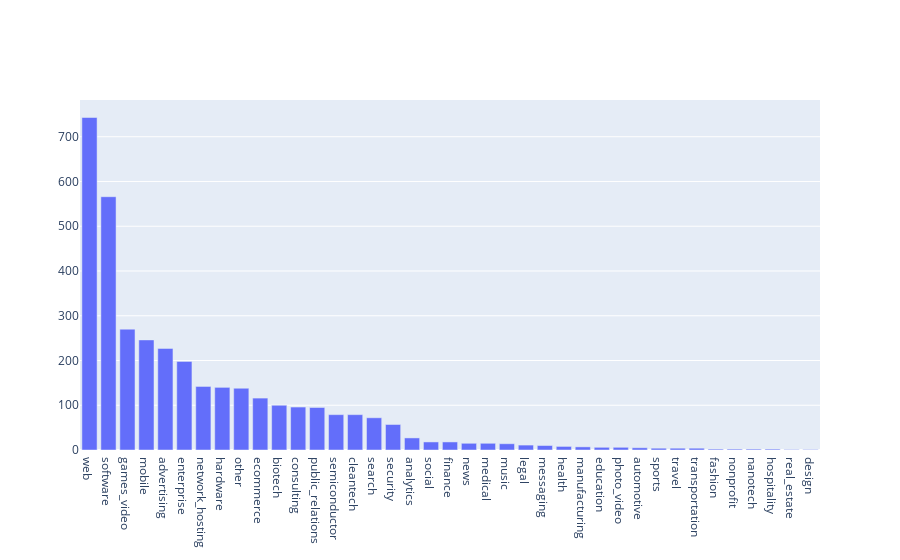

Here is the notebook cell this chart was saved with:
### Code cell
import plotly.graph_objs as go
data = [go.Bar(
   x = j.index,
   y = j.values
)]
fig = go.Figure(data=data)
fig.show()

### Figure 1 — Plotly figure (JSON) as saved in the notebook; plotly's stock layout.template omitted (floating-point values rounded to 4 significant figures)
{"data": [{"type": "bar", "x": ["web", "software", "games_video", "mobile", "advertising", "enterprise", "network_hosting", "hardware", "other", "ecommerce", "biotech", "consulting", "public_relations", "semiconductor", "cleantech", "search", "security", "analytics", "social", "finance", "news", "medical", "music", "legal", "messaging", "health", "manufacturing", "education", "photo_video", "automotive", "sports", "travel", "transportation", "fashion", "nonprofit", "nanotech", "hospitality", "real_estate", "design"], "y": [743, 566, 270, 246, 227, 198, 142, 140, 138, 116, 100, 96, 95, 79, 79, 72, 57, 27, 18, 18, 15, 15, 14, 11, 10, 8, 7, 6, 6, 5, 4, 4, 4, 2, 2, 2, 2, 1, 1]}], "layout": {}}
